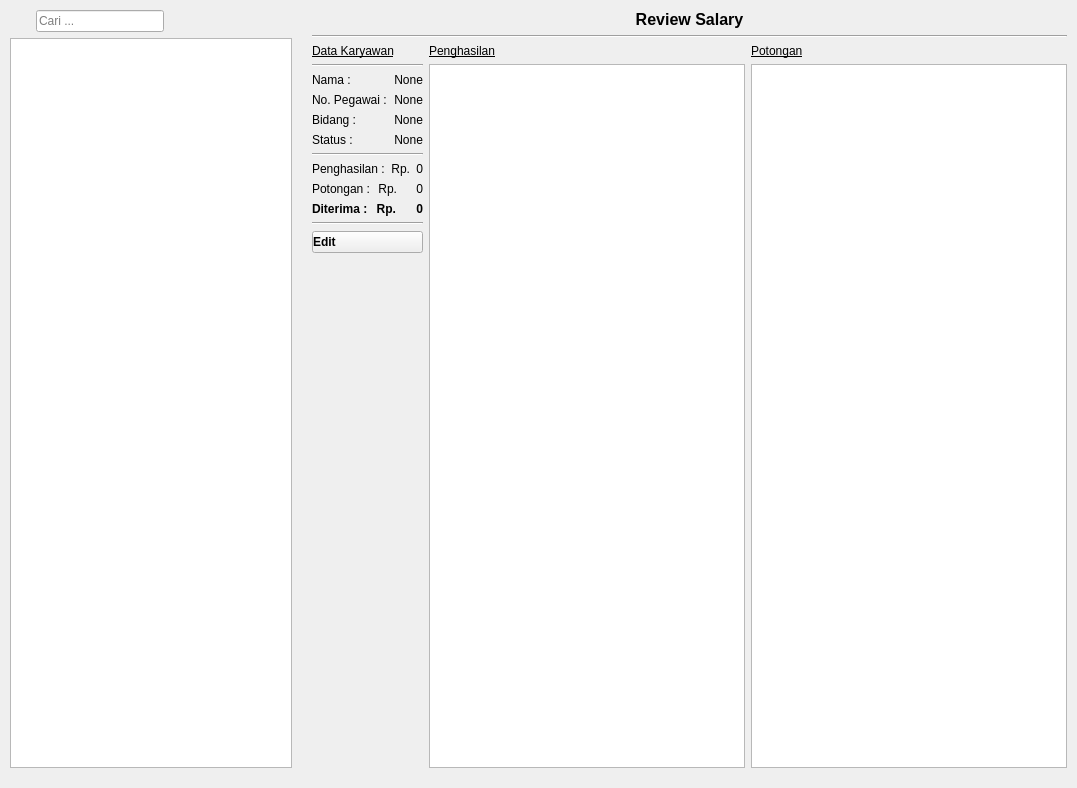
<?xml version="1.0" encoding="UTF-8"?>
<ui version="4.0">
 <class>PayrollTabSalary</class>
 <widget class="QWidget" name="PayrollTabSalary">
  <property name="geometry">
   <rect>
    <x>0</x>
    <y>0</y>
    <width>1077</width>
    <height>788</height>
   </rect>
  </property>
  <property name="windowTitle">
   <string>Payroll - Salary</string>
  </property>
  <layout class="QHBoxLayout" name="horizontalLayout_11">
   <property name="spacing">
    <number>2</number>
   </property>
   <property name="leftMargin">
    <number>1</number>
   </property>
   <property name="topMargin">
    <number>1</number>
   </property>
   <property name="rightMargin">
    <number>1</number>
   </property>
   <item>
    <widget class="QWidget" name="widget" native="true">
     <property name="minimumSize">
      <size>
       <width>280</width>
       <height>0</height>
      </size>
     </property>
     <property name="maximumSize">
      <size>
       <width>300</width>
       <height>16777215</height>
      </size>
     </property>
     <layout class="QVBoxLayout" name="verticalLayout">
      <item>
       <layout class="QHBoxLayout" name="horizontalLayout">
        <item>
         <widget class="QLabel" name="label_2">
          <property name="minimumSize">
           <size>
            <width>20</width>
            <height>20</height>
           </size>
          </property>
          <property name="maximumSize">
           <size>
            <width>20</width>
            <height>20</height>
           </size>
          </property>
          <property name="text">
           <string/>
          </property>
          <property name="pixmap">
           <pixmap resource="../PayrollResource.qrc">:/icons-dark/images/Appstract-master/icons/appstract-dark/blackberry_device_search.png</pixmap>
          </property>
          <property name="scaledContents">
           <bool>true</bool>
          </property>
          <property name="alignment">
           <set>Qt::AlignmentFlag::AlignCenter</set>
          </property>
         </widget>
        </item>
        <item>
         <widget class="QLineEdit" name="editCari">
          <property name="minimumSize">
           <size>
            <width>30</width>
            <height>0</height>
           </size>
          </property>
          <property name="placeholderText">
           <string>Cari ...</string>
          </property>
         </widget>
        </item>
        <item>
         <spacer name="horizontalSpacer">
          <property name="orientation">
           <enum>Qt::Orientation::Horizontal</enum>
          </property>
          <property name="sizeHint" stdset="0">
           <size>
            <width>40</width>
            <height>20</height>
           </size>
          </property>
         </spacer>
        </item>
       </layout>
      </item>
      <item>
       <widget class="QTableView" name="tableEmployee">
        <property name="maximumSize">
         <size>
          <width>16777215</width>
          <height>16777215</height>
         </size>
        </property>
       </widget>
      </item>
     </layout>
    </widget>
   </item>
   <item>
    <widget class="QWidget" name="widget_2" native="true">
     <layout class="QVBoxLayout" name="verticalLayout_6">
      <item>
       <widget class="QLabel" name="label_3">
        <property name="font">
         <font>
          <pointsize>12</pointsize>
          <bold>true</bold>
         </font>
        </property>
        <property name="text">
         <string>Review Salary</string>
        </property>
        <property name="alignment">
         <set>Qt::AlignmentFlag::AlignCenter</set>
        </property>
       </widget>
      </item>
      <item>
       <widget class="Line" name="line">
        <property name="orientation">
         <enum>Qt::Orientation::Horizontal</enum>
        </property>
       </widget>
      </item>
      <item>
       <layout class="QHBoxLayout" name="horizontalLayout_2">
        <item>
         <layout class="QVBoxLayout" name="verticalIdentitas">
          <item>
           <widget class="QLabel" name="label_6">
            <property name="font">
             <font>
              <underline>true</underline>
             </font>
            </property>
            <property name="text">
             <string>Data Karyawan</string>
            </property>
           </widget>
          </item>
          <item>
           <widget class="Line" name="line_2">
            <property name="orientation">
             <enum>Qt::Orientation::Horizontal</enum>
            </property>
           </widget>
          </item>
          <item>
           <layout class="QHBoxLayout" name="horizontalLayout_7">
            <item>
             <widget class="QLabel" name="label_13">
              <property name="text">
               <string>Nama :</string>
              </property>
             </widget>
            </item>
            <item>
             <widget class="QLabel" name="labelNama">
              <property name="text">
               <string>None</string>
              </property>
              <property name="alignment">
               <set>Qt::AlignmentFlag::AlignRight|Qt::AlignmentFlag::AlignTrailing|Qt::AlignmentFlag::AlignVCenter</set>
              </property>
             </widget>
            </item>
           </layout>
          </item>
          <item>
           <layout class="QHBoxLayout" name="horizontalLayout_8">
            <item>
             <widget class="QLabel" name="label_14">
              <property name="text">
               <string>No. Pegawai :</string>
              </property>
             </widget>
            </item>
            <item>
             <widget class="QLabel" name="labelNik">
              <property name="text">
               <string>None</string>
              </property>
              <property name="alignment">
               <set>Qt::AlignmentFlag::AlignRight|Qt::AlignmentFlag::AlignTrailing|Qt::AlignmentFlag::AlignVCenter</set>
              </property>
             </widget>
            </item>
           </layout>
          </item>
          <item>
           <layout class="QHBoxLayout" name="horizontalLayout_9">
            <item>
             <widget class="QLabel" name="label_15">
              <property name="text">
               <string>Bidang :</string>
              </property>
             </widget>
            </item>
            <item>
             <widget class="QLabel" name="labelBidang">
              <property name="text">
               <string>None</string>
              </property>
              <property name="alignment">
               <set>Qt::AlignmentFlag::AlignRight|Qt::AlignmentFlag::AlignTrailing|Qt::AlignmentFlag::AlignVCenter</set>
              </property>
             </widget>
            </item>
           </layout>
          </item>
          <item>
           <layout class="QHBoxLayout" name="horizontalLayout_10">
            <item>
             <widget class="QLabel" name="label_16">
              <property name="text">
               <string>Status :</string>
              </property>
             </widget>
            </item>
            <item>
             <widget class="QLabel" name="labelStatus">
              <property name="text">
               <string>None</string>
              </property>
              <property name="alignment">
               <set>Qt::AlignmentFlag::AlignRight|Qt::AlignmentFlag::AlignTrailing|Qt::AlignmentFlag::AlignVCenter</set>
              </property>
             </widget>
            </item>
           </layout>
          </item>
          <item>
           <widget class="Line" name="line_3">
            <property name="orientation">
             <enum>Qt::Orientation::Horizontal</enum>
            </property>
           </widget>
          </item>
          <item>
           <layout class="QHBoxLayout" name="horizontalLayout_3">
            <item>
             <widget class="QLabel" name="label">
              <property name="text">
               <string>Penghasilan :</string>
              </property>
             </widget>
            </item>
            <item>
             <widget class="QLabel" name="label_5">
              <property name="text">
               <string>Rp.</string>
              </property>
              <property name="alignment">
               <set>Qt::AlignmentFlag::AlignRight|Qt::AlignmentFlag::AlignTrailing|Qt::AlignmentFlag::AlignVCenter</set>
              </property>
             </widget>
            </item>
            <item>
             <widget class="QLabel" name="labelPenghasilan">
              <property name="text">
               <string>0</string>
              </property>
              <property name="alignment">
               <set>Qt::AlignmentFlag::AlignRight|Qt::AlignmentFlag::AlignTrailing|Qt::AlignmentFlag::AlignVCenter</set>
              </property>
             </widget>
            </item>
           </layout>
          </item>
          <item>
           <layout class="QHBoxLayout" name="horizontalLayout_4">
            <item>
             <widget class="QLabel" name="label_7">
              <property name="text">
               <string>Potongan :</string>
              </property>
             </widget>
            </item>
            <item>
             <widget class="QLabel" name="label_10">
              <property name="text">
               <string>Rp.</string>
              </property>
              <property name="alignment">
               <set>Qt::AlignmentFlag::AlignRight|Qt::AlignmentFlag::AlignTrailing|Qt::AlignmentFlag::AlignVCenter</set>
              </property>
             </widget>
            </item>
            <item>
             <widget class="QLabel" name="labelPotongan">
              <property name="text">
               <string>0</string>
              </property>
              <property name="alignment">
               <set>Qt::AlignmentFlag::AlignRight|Qt::AlignmentFlag::AlignTrailing|Qt::AlignmentFlag::AlignVCenter</set>
              </property>
             </widget>
            </item>
           </layout>
          </item>
          <item>
           <layout class="QHBoxLayout" name="horizontalLayout_5">
            <item>
             <widget class="QLabel" name="label_8">
              <property name="font">
               <font>
                <bold>true</bold>
               </font>
              </property>
              <property name="text">
               <string>Diterima :</string>
              </property>
             </widget>
            </item>
            <item>
             <widget class="QLabel" name="label_11">
              <property name="font">
               <font>
                <bold>true</bold>
               </font>
              </property>
              <property name="text">
               <string>Rp.</string>
              </property>
              <property name="alignment">
               <set>Qt::AlignmentFlag::AlignRight|Qt::AlignmentFlag::AlignTrailing|Qt::AlignmentFlag::AlignVCenter</set>
              </property>
             </widget>
            </item>
            <item>
             <widget class="QLabel" name="labelDiterima">
              <property name="font">
               <font>
                <bold>true</bold>
               </font>
              </property>
              <property name="text">
               <string>0</string>
              </property>
              <property name="alignment">
               <set>Qt::AlignmentFlag::AlignRight|Qt::AlignmentFlag::AlignTrailing|Qt::AlignmentFlag::AlignVCenter</set>
              </property>
             </widget>
            </item>
           </layout>
          </item>
          <item>
           <widget class="Line" name="line_4">
            <property name="orientation">
             <enum>Qt::Orientation::Horizontal</enum>
            </property>
           </widget>
          </item>
          <item>
           <widget class="QPushButton" name="pushButton">
            <property name="font">
             <font>
              <bold>true</bold>
             </font>
            </property>
            <property name="styleSheet">
             <string notr="true">text-align:left;</string>
            </property>
            <property name="text">
             <string>Edit</string>
            </property>
            <property name="icon">
             <iconset resource="../PayrollResource.qrc">
              <normaloff>:/icons-dark/images/Appstract-master/icons/appstract-dark/blackberry_hub_notes.png</normaloff>:/icons-dark/images/Appstract-master/icons/appstract-dark/blackberry_hub_notes.png</iconset>
            </property>
            <property name="iconSize">
             <size>
              <width>20</width>
              <height>20</height>
             </size>
            </property>
           </widget>
          </item>
          <item>
           <spacer name="verticalSpacer">
            <property name="orientation">
             <enum>Qt::Orientation::Vertical</enum>
            </property>
            <property name="sizeHint" stdset="0">
             <size>
              <width>20</width>
              <height>40</height>
             </size>
            </property>
           </spacer>
          </item>
         </layout>
        </item>
        <item>
         <layout class="QVBoxLayout" name="verticalLayout_4">
          <item>
           <widget class="QLabel" name="label_9">
            <property name="font">
             <font>
              <underline>true</underline>
             </font>
            </property>
            <property name="text">
             <string>Penghasilan</string>
            </property>
           </widget>
          </item>
          <item>
           <widget class="QTableView" name="tablePenghasilan">
            <property name="minimumSize">
             <size>
              <width>0</width>
              <height>250</height>
             </size>
            </property>
           </widget>
          </item>
         </layout>
        </item>
        <item>
         <layout class="QVBoxLayout" name="verticalLayout_5">
          <item>
           <widget class="QLabel" name="label_12">
            <property name="font">
             <font>
              <underline>true</underline>
             </font>
            </property>
            <property name="text">
             <string>Potongan</string>
            </property>
           </widget>
          </item>
          <item>
           <widget class="QTableView" name="tablePotongan">
            <property name="minimumSize">
             <size>
              <width>0</width>
              <height>250</height>
             </size>
            </property>
           </widget>
          </item>
         </layout>
        </item>
       </layout>
      </item>
     </layout>
    </widget>
   </item>
  </layout>
 </widget>
 <resources>
  <include location="../PayrollResource.qrc"/>
  <include location="../../../PayrollResource.qrc"/>
 </resources>
 <connections/>
</ui>
